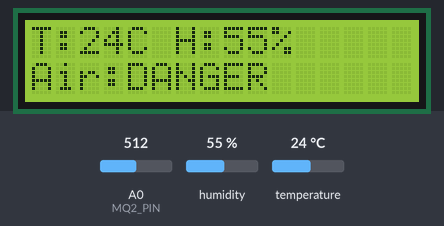
Bench run of a sketch on a simulated Arduino Uno, built with avr-gcc and run on an emulated ATmega328P. On the bench: 16×2 character LCD. The inputs (shaded band) are chosen by the test bench; at power-on: A0 (MQ2_PIN) = 512, humidity 55 %, temperature 24 °C. What the sketch prints to the serial monitor is not drawn.

Above: at 3.2 s.
3.3 s: A0 (MQ2_PIN) set to 491
At 5.6 s:
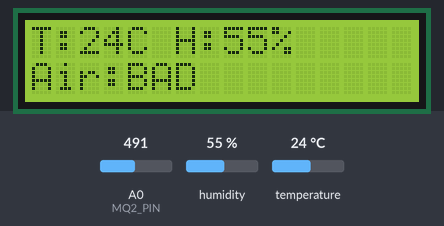
6.0 s: A0 (MQ2_PIN) set to 308
8.7 s: A0 (MQ2_PIN) set to 290
At 11.5 s:
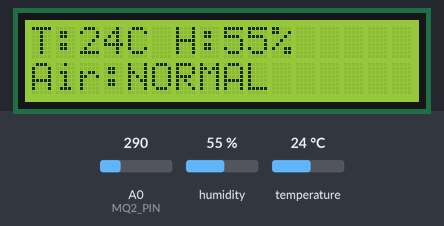
11.8 s: A0 (MQ2_PIN) set to 158
14.5 s: A0 (MQ2_PIN) set to 143
At 16.8 s:
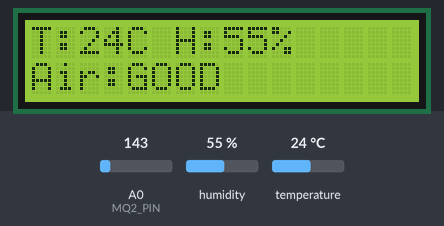
17.9 s: humidity set to 22 %
At 18.9 s:
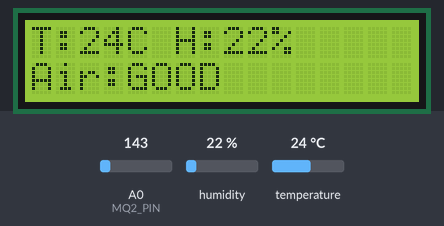
Timing chart, 0 to 20.9 s (numbered marks = the images above; inputs shaded):
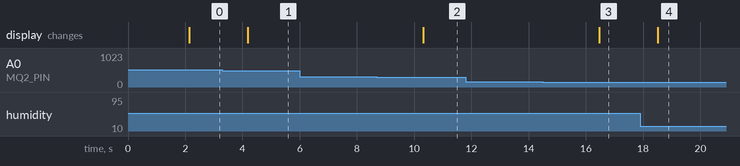

The sketch:

PROJECT.ino
```cpp
#include <Wire.h>
#include <LiquidCrystal_I2C.h>
#include <Adafruit_Sensor.h>
#include <DHT.h>

#define DHTPIN 2
#define DHTTYPE DHT11
#define MQ2_PIN A0

DHT dht(DHTPIN, DHTTYPE);

LiquidCrystal_I2C lcd(0x27, 16, 2);

void setup() {
  Serial.begin(9600);

  dht.begin();

  lcd.init();
  lcd.backlight();

  lcd.setCursor(0,0);
  lcd.print("Air Quality");
  lcd.setCursor(0,1);
  lcd.print("Monitor");
  delay(2000);

  lcd.clear();
}

void loop() {

  float temperature = dht.readTemperature();
  float humidity = dht.readHumidity();

  int gasLevel = analogRead(MQ2_PIN);

  String quality;

  if (gasLevel < 150)
    quality = "GOOD";
  else if (gasLevel < 300)
    quality = "NORMAL";
  else if (gasLevel < 500)
    quality = "BAD";
  else
    quality = "DANGER";

  lcd.clear();

  lcd.setCursor(0,0);
  lcd.print("T:");
  lcd.print(temperature,0);
  lcd.print("C ");

  lcd.print("H:");
  lcd.print(humidity,0);
  lcd.print("%");

  lcd.setCursor(0,1);
  lcd.print("Air:");
  lcd.print(quality);

  Serial.print("Temp: ");
  Serial.print(temperature);
  Serial.print("  Hum: ");
  Serial.print(humidity);
  Serial.print("  Gas: ");
  Serial.println(gasLevel);

  delay(2000);
}
```

Measured:
- the behaviour switches between 500 and 499 on A0 (MQ2_PIN) (found by bisection; images 0 and 1)
- the behaviour switches between 300 and 299 on A0 (MQ2_PIN) (found by bisection; images 1 and 2)
- the behaviour switches between 150 and 149 on A0 (MQ2_PIN) (found by bisection; images 2 and 3)
- after the input at 3.3 s, the display: changes after 0.88 s (image 1)
- after the input at 6.0 s, every drawn part: stays the same
- after the input at 8.7 s, the display: changes after 1.6 s (image 2)
- after the input at 11.8 s, every drawn part: stays the same
- after the input at 14.5 s, the display: changes after 2.0 s (image 3)
- after the input at 17.9 s, the display: changes after 0.61 s (image 4)
